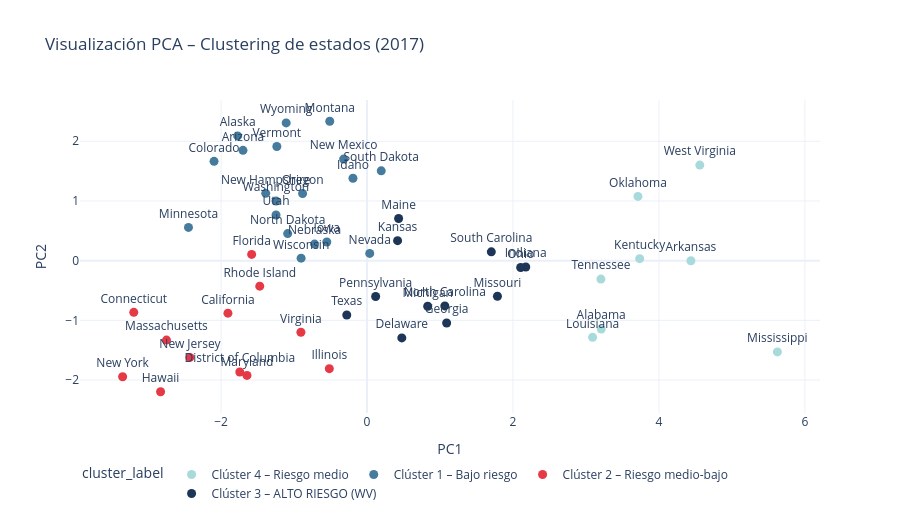

Notebook source saved alongside this figure:
### Code cell
# PCA
pca = PCA(n_components=2)
coords = pca.fit_transform(mat_sc)
df_pca = pd.DataFrame({'PC1':coords[:,0],'PC2':coords[:,1],
                        'cluster':clusters.astype(str), 'estado':matriz.index})

cluster_labels = {"0":"Clúster 1 – Bajo riesgo","1":"Clúster 2 – Riesgo medio-bajo",
                   "2":"Clúster 3 – ALTO RIESGO (WV)","3":"Clúster 4 – Riesgo medio"}
df_pca['cluster_label'] = df_pca['cluster'].map(cluster_labels)

fig_pca = px.scatter(df_pca, x='PC1', y='PC2', color='cluster_label', text='estado',
                      title='Visualización PCA – Clustering de estados (2017)',
                      template='plotly_white',
                      color_discrete_sequence=['#A8DADC','#457B9D','#E63946','#1D3557'])
fig_pca.update_traces(textposition='top center', marker=dict(size=9))
fig_pca.update_layout(height=520, legend=dict(orientation='h', y=-0.15))
fig_pca.show()

### Figure 1 — Plotly figure (JSON) as saved in the notebook; plotly's stock layout.template omitted (floating-point values rounded to 4 significant figures)
{"data": [{"hovertemplate": "cluster_label=Clúster 4 – Riesgo medio<br>PC1=%{x}<br>PC2=%{y}<br>estado=%{text}<extra></extra>", "legendgroup": "Clúster 4 – Riesgo medio", "marker": {"color": "#A8DADC", "size": 9, "symbol": "circle"}, "mode": "markers+text", "name": "Clúster 4 – Riesgo medio", "orientation": "v", "showlegend": true, "text": ["Alabama", "Arkansas", "Kentucky", "Louisiana", "Mississippi", "Oklahoma", "Tennessee", "West Virginia"], "textposition": "top center", "type": "scatter", "x": [3.209, 4.438, 3.736, 3.091, 5.623, 3.712, 3.205, 4.56], "xaxis": "x", "y": [-1.145, -0.002048, 0.03272, -1.285, -1.529, 1.076, -0.3091, 1.601], "yaxis": "y"}, {"hovertemplate": "cluster_label=Clúster 1 – Bajo riesgo<br>PC1=%{x}<br>PC2=%{y}<br>estado=%{text}<extra></extra>", "legendgroup": "Clúster 1 – Bajo riesgo", "marker": {"color": "#457B9D", "size": 9, "symbol": "circle"}, "mode": "markers+text", "name": "Clúster 1 – Bajo riesgo", "orientation": "v", "showlegend": true, "text": ["Alaska", "Arizona", "Colorado", "Idaho", "Iowa", "Minnesota", "Montana", "Nebraska", "Nevada", "New Hampshire", "New Mexico", "North Dakota", "Oregon", "South Dakota", "Utah", "Vermont", "Washington", "Wisconsin", "Wyoming"], "textposition": "top center", "type": "scatter", "x": [-1.773, -1.7, -2.096, -0.1926, -0.5515, -2.447, -0.5108, -0.7188, 0.03703, -1.388, -0.3208, -1.087, -0.8829, 0.1948, -1.247, -1.236, -1.247, -0.9035, -1.108], "xaxis": "x", "y": [2.09, 1.848, 1.664, 1.38, 0.3132, 0.5565, 2.335, 0.2778, 0.1212, 1.127, 1.701, 0.4528, 1.125, 1.505, 0.7652, 1.912, 0.999, 0.04208, 2.307], "yaxis": "y"}, {"hovertemplate": "cluster_label=Clúster 2 – Riesgo medio-bajo<br>PC1=%{x}<br>PC2=%{y}<br>estado=%{text}<extra></extra>", "legendgroup": "Clúster 2 – Riesgo medio-bajo", "marker": {"color": "#E63946", "size": 9, "symbol": "circle"}, "mode": "markers+text", "name": "Clúster 2 – Riesgo medio-bajo", "orientation": "v", "showlegend": true, "text": ["California", "Connecticut", "District of Columbia", "Florida", "Hawaii", "Illinois", "Maryland", "Massachusetts", "New Jersey", "New York", "Rhode Island", "Virginia"], "textposition": "top center", "type": "scatter", "x": [-1.906, -3.197, -1.743, -1.581, -2.829, -0.5168, -1.645, -2.748, -2.427, -3.349, -1.47, -0.9063], "xaxis": "x", "y": [-0.8795, -0.8655, -1.866, 0.1049, -2.196, -1.81, -1.923, -1.331, -1.622, -1.946, -0.4273, -1.199], "yaxis": "y"}, {"hovertemplate": "cluster_label=Clúster 3 – ALTO RIESGO (WV)<br>PC1=%{x}<br>PC2=%{y}<br>estado=%{text}<extra></extra>", "legendgroup": "Clúster 3 – ALTO RIESGO (WV)", "marker": {"color": "#1D3557", "size": 9, "symbol": "circle"}, "mode": "markers+text", "name": "Clúster 3 – ALTO RIESGO (WV)", "orientation": "v", "showlegend": true, "text": ["Delaware", "Georgia", "Indiana", "Kansas", "Maine", "Michigan", "Missouri", "North Carolina", "Ohio", "Pennsylvania", "South Carolina", "Texas"], "textposition": "top center", "type": "scatter", "x": [0.4764, 1.091, 2.175, 0.4185, 0.4328, 0.8312, 1.787, 1.066, 2.105, 0.1179, 1.703, -0.2775], "xaxis": "x", "y": [-1.295, -1.045, -0.1061, 0.3349, 0.7068, -0.7635, -0.5956, -0.758, -0.1146, -0.6015, 0.1472, -0.9108], "yaxis": "y"}], "layout": {"height": 520, "legend": {"orientation": "h", "title": {"text": "cluster_label"}, "tracegroupgap": 0, "y": -0.15}, "title": {"text": "Visualización PCA – Clustering de estados (2017)"}, "xaxis": {"anchor": "y", "domain": [0.0, 1.0], "title": {"text": "PC1"}}, "yaxis": {"anchor": "x", "domain": [0.0, 1.0], "title": {"text": "PC2"}}}}
